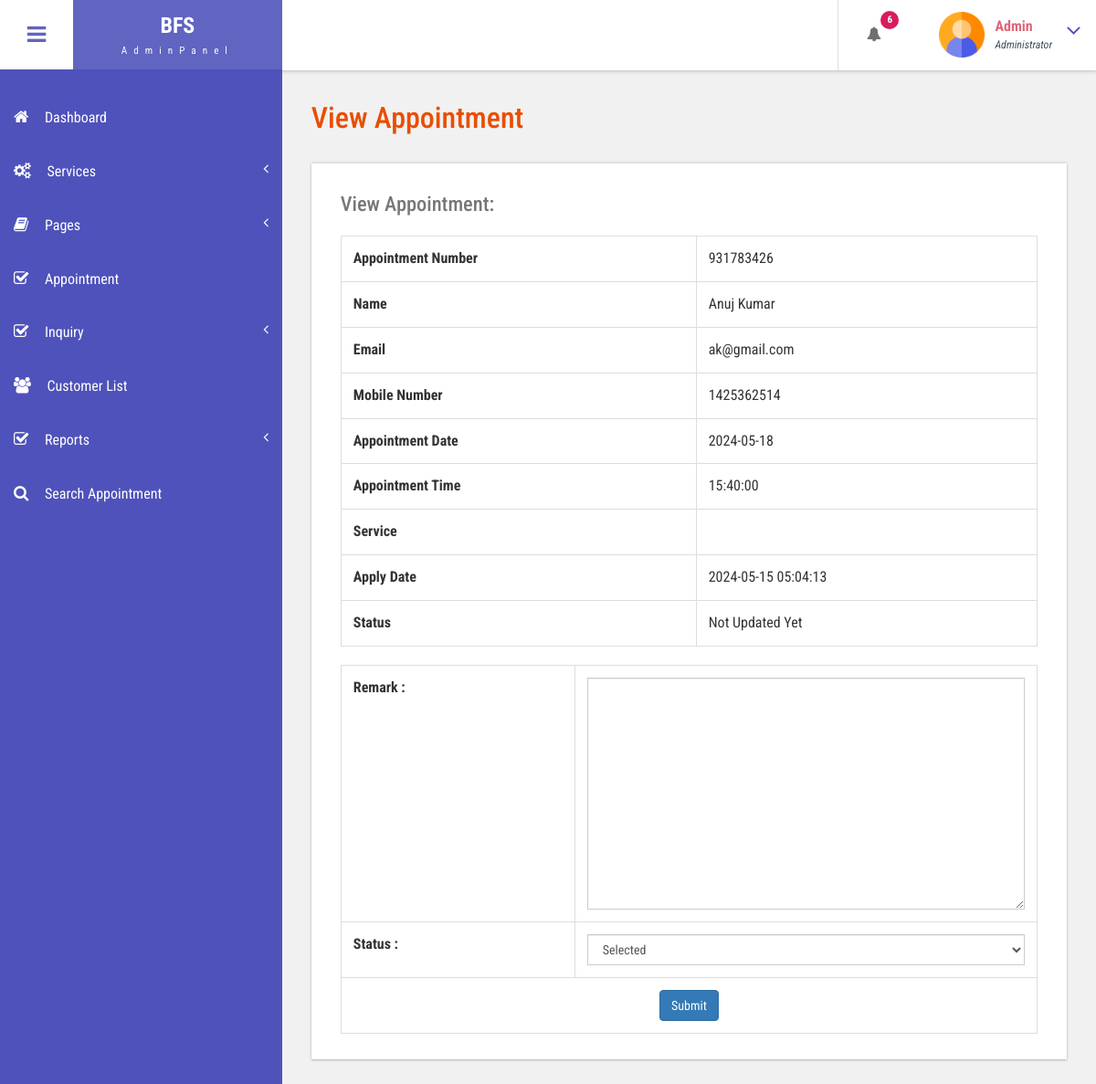
Page /bfs/admin/view-appointment.php?viewid=4 (signed in) on the earlier database version.
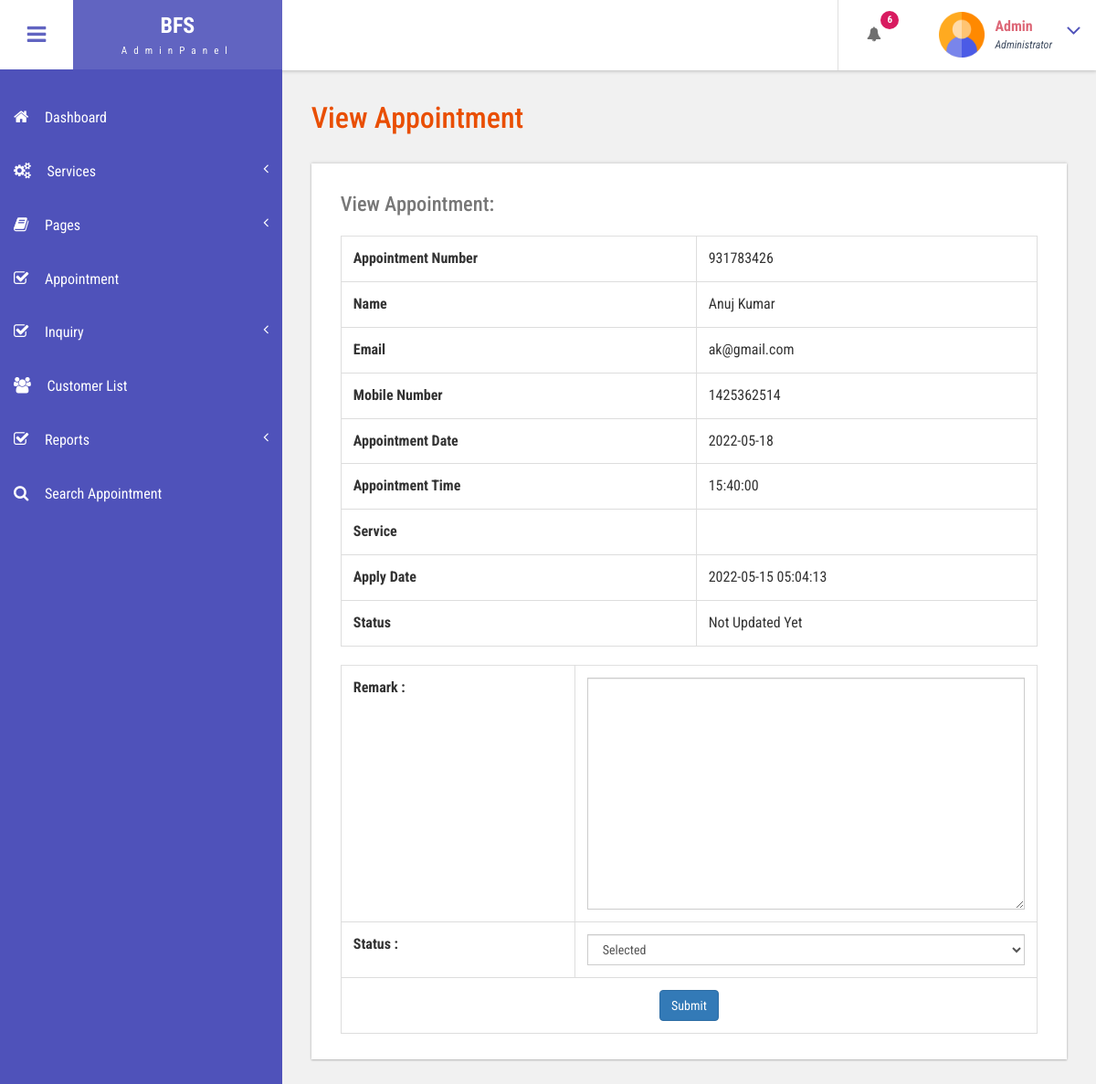
Same page on the later database version.
### tables this page shows
CREATE TABLE `tblbook` (
  `ID` int(10) NOT NULL,
  `UserID` int(10) DEFAULT NULL,
  `AptNumber` int(10) DEFAULT NULL,
  `AptDate` date DEFAULT NULL,
  `AptTime` time DEFAULT NULL,
  `Service` varchar(50) NOT NULL,
  `Message` mediumtext DEFAULT NULL,
  `BookingDate` timestamp NULL DEFAULT current_timestamp(),
  `Remark` varchar(250) DEFAULT NULL,
  `Status` varchar(250) DEFAULT NULL,
  `RemarkDate` timestamp NULL DEFAULT NULL ON UPDATE current_timestamp()
);

CREATE TABLE `tbluser` (
  `ID` int(10) NOT NULL,
  `FirstName` varchar(120) DEFAULT NULL,
  `LastName` varchar(250) DEFAULT NULL,
  `MobileNumber` bigint(10) DEFAULT NULL,
  `Email` varchar(120) DEFAULT NULL,
  `Password` varchar(120) DEFAULT NULL,
  `RegDate` timestamp NULL DEFAULT current_timestamp()
);

### bfs/admin/view-appointment.php (the view, shortened to what this page needs)
<?php
include('includes/dbconnection.php');
    if (strlen($_SESSION['bpmsaid']==0)) {
  header('location:logout.php');
  } else{
  ?>
<!DOCTYPE HTML>
<html>
<head>
<link href="css/bootstrap.css" rel='stylesheet' type='text/css' />
<link href="css/style.css" rel='stylesheet' type='text/css' />
<link href="css/font-awesome.css" rel="stylesheet">
<link href="css/animate.css" rel="stylesheet" type="text/css" media="all">
<link href="css/custom.css" rel="stylesheet">
</head>
<body class="cbp-spmenu-push">
	<div class="main-content">
		 <?php include_once('includes/sidebar.php');?>
		 <?php include_once('includes/header.php');?>
		<div id="page-wrapper">
			<div class="main-page">
				<div class="tables">
					<h3 class="title1">View Appointment</h3>
					<div class="table-responsive bs-example widget-shadow">
						<h4>View Appointment:</h4>
						<?php
$cid=$_GET['viewid'];
$ret=mysqli_query($con,"select tbluser.FirstName,tbluser.LastName,tbluser.Email,tbluser.MobileNumber,tblbook.ID as bid,tblbook.AptNumber,tblbook.AptDate,tblbook.AptTime,tblbook.Service, tblbook.Message,tblbook.BookingDate,tblbook.Remark,tblbook.Status,tblbook.RemarkDate from tblbook join tbluser on tbluser.ID=tblbook.UserID where tblbook.ID='$cid'");
while ($row=mysqli_fetch_array($ret)) {
?>
						<table class="table table-bordered">
							<tr>
    <th>Appointment Number</th>
    <td><?php  echo $row['AptNumber'];?></td>
  </tr>
  <tr>
<th>Name</th>
    <td><?php  echo $row['FirstName'];?> <?php  echo $row['LastName'];?></td>
  </tr>
<tr>
    <th>Email</th>
    <td><?php  echo $row['Email'];?></td>
  </tr>
   <tr>
    <th>Mobile Number</th>
    <td><?php  echo $row['MobileNumber'];?></td>
  </tr>
   <tr>
    <th>Appointment Date</th>
    <td><?php  echo $row['AptDate'];?></td>
  </tr>
<tr>
    <th>Appointment Time</th>
    <td><?php  echo $row['AptTime'];?></td>
  </tr>
  <tr>
    <th>Service</th>
    <td><?php  echo $row['Service'];?></td>
  </tr>
  <tr>
    <th>Apply Date</th>
    <td><?php  echo $row['BookingDate'];?></td>
  </tr>
<tr>
    <th>Status</th>
    <td> <?php
if($row['Status']=="")
{
  echo "Not Updated Yet";
}
     ;?></td>
  </tr>
						</table>
						<table class="table table-bordered">
							<?php if($row['Status']==""){ ?>
<form name="submit" method="post" enctype="multipart/form-data">
<tr>
    <th>Remark :</th>
    <td>
    <textarea name="remark" placeholder="" rows="12" cols="14" class="form-control wd-450" required="true"></textarea></td>
   </tr>
  <tr>
    <th>Status :</th>
    <td>
   <select name="status" class="form-control wd-450" required="true" >
     <option value="Selected" selected="true">Selected</option>
   </select></td>
  </tr>
  <tr align="center">
    <td colspan="2"><button type="submit" name="submit" class="btn btn-primary">Submit</button></td>
  </tr>
  </form>
						<?php } ?>
						<?php } ?>
					</div>
				</div>
			</div>
		</div>
	</div>
</body>
</html>
<?php }  ?>

Differences in the rows shown:
changed tblbook "Anuj": AptDate "2024-05-18" → "2022-05-18"; BookingDate "2024-05-15 05:04:13" → "2022-05-15 05:04:13"
